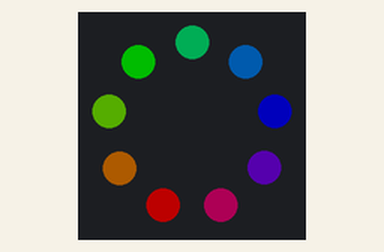
This program was run on a simulated Circuit Playground running CircuitPython. On the bench: 9 RGB LEDs in a ring, first at the top, clockwise. Dim RGB values are drawn brighter than linear.

Above: at 0.15 s.
At 5.58 s:
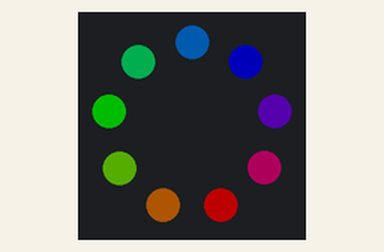
At 9.81 s:
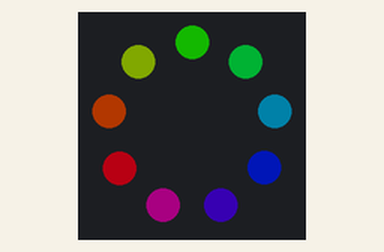
At 14.33 s:
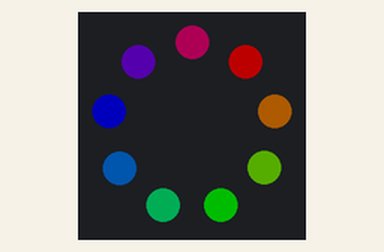
At 27.01 s:
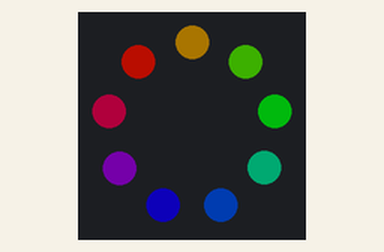
At 39.68 s:
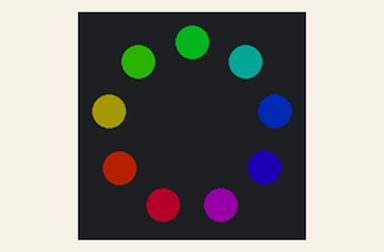

The program:

RGB_wheel.py
```python
import time
import board
import neopixel

# 定義RGB控制引腳，必須選擇 D10, D12, D18 或者 D21
pixel_pin = board.GP0
# 串聯RGB燈珠的數量
num_pixels = 9
# 定義RGB數據順序：RGB 或者 GRB
COLOR_ORDER = neopixel.GRB

pixels = neopixel.NeoPixel(pixel_pin, num_pixels, brightness=0.3, auto_write=False, pixel_order=COLOR_ORDER)

def wheel(pos):
    if pos < 0 or pos > 255:
        r = g = b = 0
    elif pos < 85:
        r = int(pos * 3)
        g = int(255 - pos * 3)
        b = 0
    elif pos < 170:
        pos -= 85
        r = int(255 - pos * 3)
        g = 0
        b = int(pos * 3)
    else:
        pos -= 170
        r = 0
        g = int(pos * 3)
        b = int(255 - pos * 3)
    return (r, g, b) if COLOR_ORDER in (neopixel.RGB, neopixel.GRB) else (r, g, b, 0)

def rainbow(wait):
    for j in range(255):
        for i in range(num_pixels):
            pixel_index = (i * 256 // num_pixels) + j
            pixels[8-i] = wheel(pixel_index & 255)
        pixels.show()
        time.sleep(wait)

while True:
    rainbow(0.005)  # 彩虹 
```
